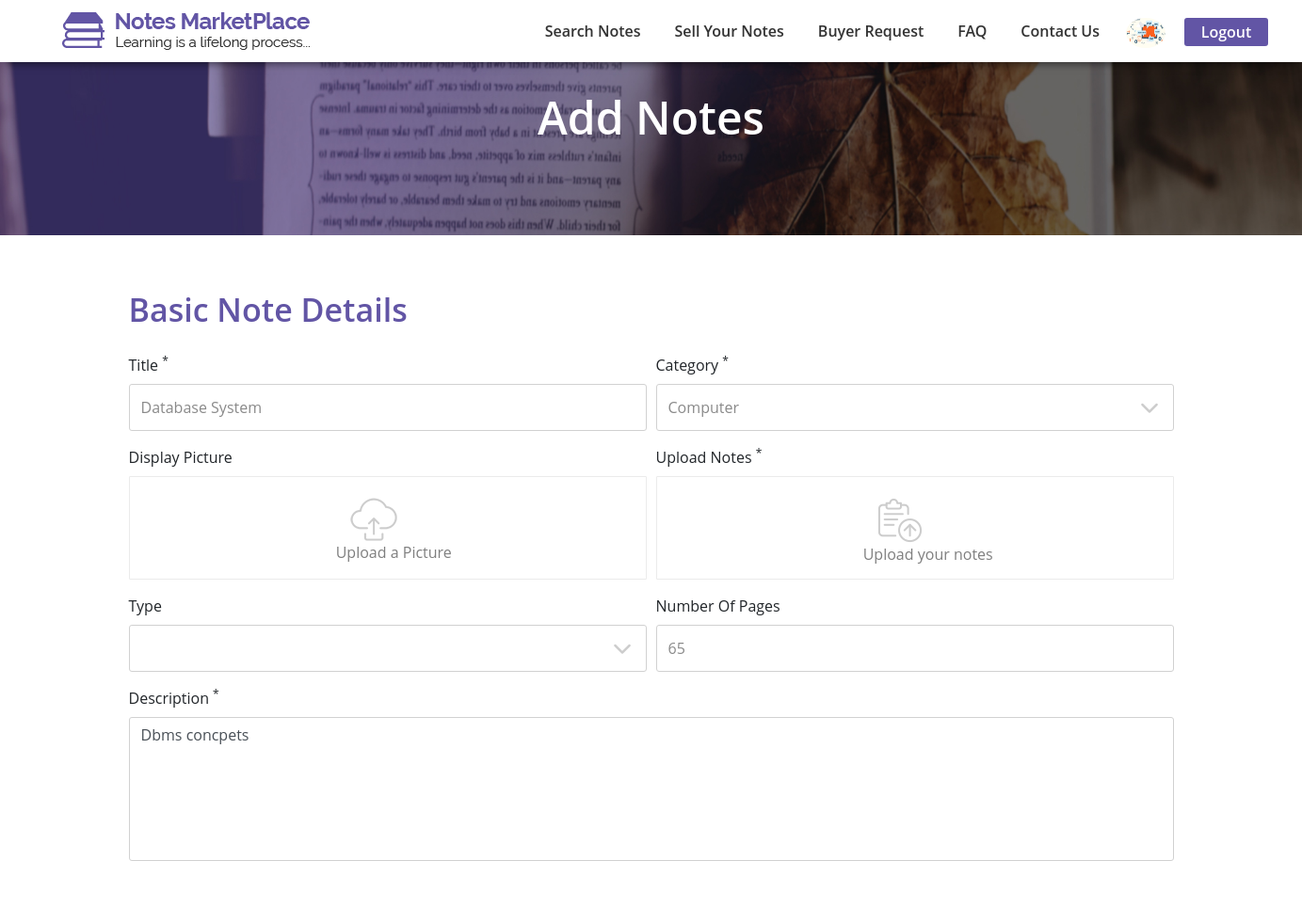
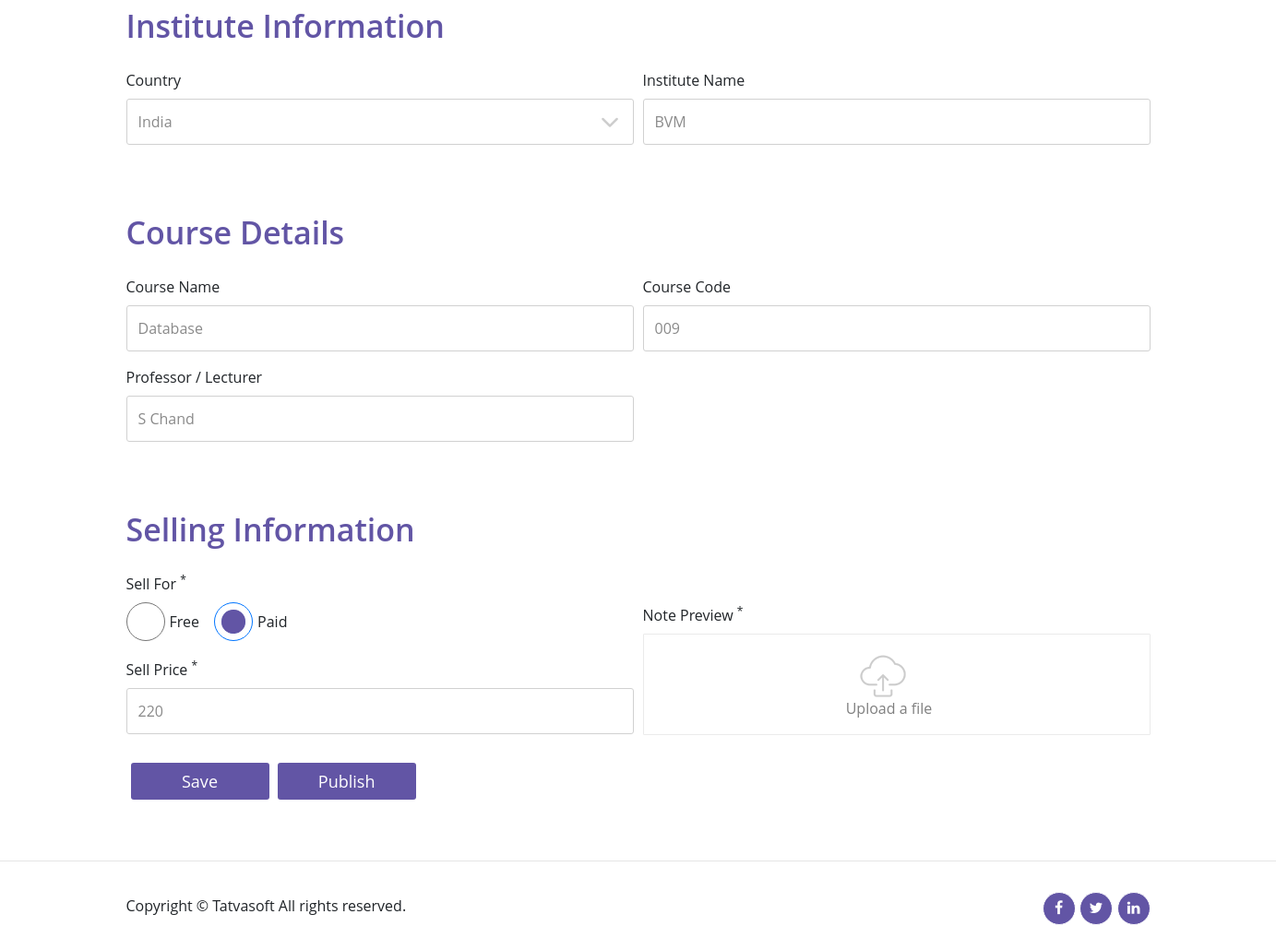
Screenshot of /add-notes.php?id=4 (signed in) with the database file from the repository (2 pictures, top to bottom).
### tables this page shows
CREATE TABLE `user_profile` (
  `id` int(11) NOT NULL,
  `user_id` int(11) NOT NULL,
  `DOB` datetime DEFAULT NULL,
  `Gender` int(11) DEFAULT NULL,
  `SecondaryEmailAddress` varchar(100) NOT NULL,
  `CountryCode` varchar(5) NOT NULL,
  `Phone_number` varchar(20) NOT NULL,
  `Profile_picture` varchar(500) DEFAULT NULL,
  `Addressline_1` varchar(100) NOT NULL,
  `Addressline_2` varchar(100) NOT NULL,
  `City` varchar(50) NOT NULL,
  `State` varchar(50) NOT NULL,
  `Zipcode` varchar(50) NOT NULL,
  `Country` varchar(50) NOT NULL,
  `University` varchar(100) DEFAULT NULL,
  `College` varchar(100) DEFAULT NULL,
  `CreatedDate` datetime DEFAULT NULL,
  `CreatedBy` int(11) DEFAULT NULL,
  `ModifiedDate` datetime DEFAULT NULL,
  `ModifiedBy` int(11) DEFAULT NULL,
  `IsActive` bit(2) NOT NULL DEFAULT b'1'
);

CREATE TABLE `seller_notes` (
  `id` int(11) NOT NULL,
  `seller_id` int(11) NOT NULL,
  `status` int(11) NOT NULL,
  `ActionedBy` int(11) DEFAULT NULL,
  `AdminRemarks` varchar(500) DEFAULT NULL,
  `Published_date` datetime DEFAULT NULL,
  `Title` varchar(100) NOT NULL,
  `Category` int(11) NOT NULL,
  `Display_picture` varchar(500) DEFAULT NULL,
  `Note_type` int(11) DEFAULT NULL,
  `Number_of_pages` int(11) DEFAULT NULL,
  `Description` varchar(500) NOT NULL,
  `University_name` varchar(200) DEFAULT NULL,
  `Country` int(11) DEFAULT NULL,
  `Course` varchar(100) DEFAULT NULL,
  `Course_code` varchar(100) DEFAULT NULL,
  `Professor` varchar(100) DEFAULT NULL,
  `IsPaid` int(11) NOT NULL,
  `Selling_price` decimal(10,0) DEFAULT NULL,
  `NotesPreview` varchar(500) DEFAULT NULL,
  `CreatedDate` datetime DEFAULT NULL,
  `CreatedBy` int(11) DEFAULT NULL,
  `ModifiedDate` datetime DEFAULT NULL,
  `ModifiedBy` int(11) DEFAULT NULL,
  `IsActive` bit(2) NOT NULL DEFAULT b'1'
);

CREATE TABLE `notecategories` (
  `id` int(11) NOT NULL,
  `Name` varchar(100) NOT NULL,
  `Description` varchar(500) NOT NULL,
  `CreatedDate` datetime DEFAULT NULL,
  `CreatedBy` int(11) DEFAULT NULL,
  `ModifiedDate` datetime DEFAULT NULL,
  `ModifiedBy` int(11) DEFAULT NULL,
  `IsActive` bit(2) NOT NULL
);

CREATE TABLE `referencedata` (
  `id` int(11) NOT NULL,
  `Value` varchar(100) NOT NULL,
  `Datavalue` varchar(100) NOT NULL,
  `RefCategory` varchar(100) NOT NULL,
  `CreatedDate` datetime DEFAULT NULL,
  `CreatedBy` int(11) DEFAULT NULL,
  `ModifiedDate` datetime DEFAULT NULL,
  `ModifiedBy` int(11) DEFAULT NULL,
  `IsActive` bit(2) NOT NULL
);

### add-notes.php (the view, shortened to what this page needs)
<?php
include 'includes/connect.php';
include 'includes/functions.php';
if(isset($_REQUEST['id'])){
$id = $_REQUEST['id'];
$sql = mysqli_query($conn,"select `seller_notes`.`id`, `seller_notes`.`Title`,`seller_notes`.`Category`,`seller_notes`.`Country`,`seller_notes`.`Note_type`,`notecategories`.`id` as noteid,`notecategories`.`Name` as notename,`note_types`.`id` as notetypeid,`note_types`.`Name` as notetypename,`seller_notes`.`Number_of_pages`,`seller_notes`.`Description`,`countries`.`id` as countryid,`countries`.`Name` as countryname,`seller_notes`.`University_name`,`seller_notes`.`Course`,`seller_notes`.`Course_code`,`seller_notes`.`Professor`,`seller_notes`.`Selling_price`, `referencedata`.`id` as radioid,`referencedata`.`Value` as radiovalue from `seller_notes` , `referencedata`,`notecategories` , `note_types`  , `countries`  where `seller_notes`.`id` = '$id' AND `seller_notes`.`Category` = `notecategories`.`id`  AND `seller_notes`.`Note_type` = `note_types`.`id` ANd `seller_notes`.`Country` = `countries`.`id` AND `seller_notes`.`IsPaid` = `referencedata`.`id` ");
if(mysqli_num_rows($sql) > 0){
	while($row = mysqli_fetch_array($sql)){
		$title = $row['Title'];
		$catid=$row['noteid'];
		$category=$row['notename'];
		$refid = $row['notetypeid'];
		$notetype = $row['notetypename'];
		$noofpages = $row['Number_of_pages'];
		$desc = $row['Description'];
		$country =$row['countryname'];
		$country_id=$row['countryid'];
		$university =$row['University_name'];
		$course = $row['Course'];
		$code=$row['Course_code'];
		$lecturer = $row['Professor'];
		$radio = $row['radioid'];
		$price=$row['Selling_price'];
	}
}
}
?>
<!DOCTYPE html>
<html lang="en">
<head>
	<link rel="stylesheet" href="css/bootstrap/bootstrap.min.css">
	<link rel="stylesheet" href="css/font-awesome/css/font-awesome.min.css">
	<link rel="stylesheet" href="css/font-awesome/css/font-awesome.css">
	<link rel="stylesheet" href="css/style.css">
	<link rel="stylesheet" href="css/responsive.css">
	</head>
<body class="add-notes">
	<?php include 'header.php'; ?>
<section class="banner">
		<img src="images/User-Profile/banner-with-overlay.jpg" alt="banner" id="bannerImage class="img-responsive>
		<div class="banner-text-center">Add Notes</div>
	</section>
<div class="container">
		<div class="content-box">
			<h3>Basic Note Details</h3>
		</div>
	</div>
	<div class="container">
		<form id="add-notes" action="" method="POST" enctype="multipart/form-data">
		<div class="form-row">
			<div class="form-group col-md-6 col-sm-6">
					<label for="inputEmail4">Title <sup>*</sup></label>
					<input type="text" class="form-control" id="title" placeholder="Enter your notes title" name="title" required
					value = "<?php echo $title; ?>" >
				</div>
				<div class="form-group col-md-6 col-sm-6">
					<label for="inputEmail4">Category <sup>*</sup></label>
					<select id="category" class="form-control select" name="category">
						<option value = "<?php echo $catid ?>" selected><?php echo $category; ?></option>
					</select>
				</div>
        </div>
        <div class="form-row">
        	<div class="col-md-6 col-sm-6 form-group">
        		<label for="inputEmail4">Display Picture</label>
				<div class="choose_file">
						<span style=""><img src="images/User-Profile/upload.png" alt="">
							<p>Upload a Picture</p>
						</span>
					</div>
        	</div>
        	<div class="col-md-6 col-sm-6 form-group">
        		<label for="inputEmail4">Upload Notes <sup>*</sup></label>
					<div class="choose_file">
						<span>
						<img src="images/images/upload-note.png" alt="">
							<p>Upload your notes</p>
						</span>
					</div>
	</div>
        </div>
		<div class="form-row">
			<div class="form-group col-md-6 col-sm-6">
				<label for="inputEmail4">Type</label>
					<select name="notetype" id="type" class="form-control select">
						<option value="<?php echo $refid; ?>"><?php echo $notetype ?></option>
                        <?php fetchNoteTypes(); ?>
					</select>
				</div>
				<div class="form-group col-md-6 col-sm-6">
						<label for="inputEmail4">Number Of Pages</label>
					<input type="text" value="<?php echo $noofpages; ?>" class="form-control" id="noOfPages" name="noofpages" placeholder="Enter number of note pages">
				</div>
		</div>
	<div class="form-row">
		<div class="form-group col-md-12 col-sm-12">
		<label for="">Description <sup>*</sup></label>
			<textarea name="description" id="description" class="textarea form-control"><?php echo $desc; ?></textarea>
		</div>
	</div>
	</div>
	<div class="container">
			<div class="content-box">
				<h3>Institute Information</h3>
			</div>
	</div>
	<div class="container">
		<div class="form-row">
			<div class="form-group col-md-6 col-sm-6">
				<label for="inputEmail4">Country</label>
					<select name="country" id="country" class="form-control select">
						<option value="<?php echo $country_id; ?>" selected><?php echo $country;?></option>
					</select>
				</div>
				<div class="form-group col-md-6 col-sm-6">
						<label for="inputEmail4">Institute Name</label>
					<input type="text" value="<?php echo $university; ?>" name="institute" class="form-control" id="institute" placeholder="Enter your institute name">
				</div>
		</div>
	</div>
	<div class="container">
			<div class="content-box">
				<h3>Course Details</h3>
			</div>
	</div>
	<div class="container">
		<div class="form-row">
			<div class="form-group col-md-6 col-sm-6">
					<label for="inputEmail4">Course Name</label>
					<input type="text" value="<?php echo $course; ?>" name="coursename" class="form-control" id="course" placeholder="Enter your course name">
				</div>
				<div class="form-group col-md-6 col-sm-6">
						<label for="inputEmail4">Course Code</label>
					<input type="text" name="coursecode" value="<?php echo $code; ?>" class="form-control" id="courseCode" placeholder="Enter your course code">
				</div>
				<div class="form-group col-md-6 col-sm-6">
						<label for="inputEmail4">Professor / Lecturer</label>
					<input type="text" name="lecturer" value="<?php echo $lecturer; ?>" class="form-control" id="lecturer" placeholder="Enter your professor name">
				</div>
		</div>
	</div>
	<div class="container">
			<div class="content-box">
				<h3>Selling Information</h3>
			</div>
	</div>
			<div class="container">
				<div class="form-row">
					<div class="form-group col-md-6 col-sm-6 col-12">
						<label for="inputEmail4">Sell For <sup>*</sup></label>
					<br>
					<div class="form-check form-check-inline">
  <input class="form-check-input" type="radio" name="sellFor" id="free" value="5" <?php if ($radio == '5') {echo ' checked ';} else {echo '';} ?> onclick="javascript:FreeorPaid();">
  <label class="form-check-label" for="inlineRadio1">Free</label>
</div>
<div class="form-check form-check-inline">
  <input class="form-check-input" type="radio" name="sellFor" id="paid" value="4" <?php if ($radio == '4') {echo ' checked ';} else {echo '';} ?> onclick="javascript:FreeorPaid();">
  <label class="form-check-label" for="inlineRadio2">Paid</label>
</div>
				</div>
		<div class="form-group col-md-6 col-sm-6 col-12 note-preview">
				<label for="inputEmail4">Note Preview <sup>*</sup></label>
					<div class="choose_file">
						<span>
						<img src="images/User-Profile/upload.png" alt="">
							<p>Upload a file</p>
						</span>
					</div>
		</div>
			<div class="form-group col-md-6 col-sm-6 col-12 sell-price">
				<label for="" id="sellPriceLabel">Sell Price <sup>*</sup></label>
				<input type="text" class="form-control" value="<?php echo $price; ?>" id="sellPrice" name="sellprice" value="0">
			</div>
				</div>
				<button class="btn submit-btn btn-sub" type="submit" name="submit">Save</button>
			<?php
				if(isset($_REQUEST['id'])){
					echo "<button class='btn submit-btn' id='publish'  type='button' data-toggle='modal' data-target='#exampleModal'>Publish</button>";
				}
				else{
					?>
				<button class="btn submit-btn" id="publish" style="display:none;" type="button" data-toggle="modal" data-target="#exampleModal">Publish</button>
<?php } ?>
				</div>
			<hr>
				<footer>
					<div class="container">
						<div class="row">
							<div class="col-md-6">
								<p>Copyright &copy; Tatvasoft All rights reserved.</p>
							</div>
							<div class="col-md-6">
								<div class="social-list text-right">
									<a href="#"><i class="fa fa-facebook"></i></a>
									<a href="#"><i class="fa fa-twitter"></i></a>
									<a href="#"><i class="fa fa-linkedin"></i></a>
								</div>
							</div>
						</div>
					</div>
				</footer>
	</body>
</html>

### header.php (shortened to what this page needs)
<?php
include 'includes/connect.php';
	$class1 = "";
	$class2 = "";
	$class3 = "";
	$class4 = "";
	$class5 = "";
if(isset($_SESSION['userIdentifier'])){
    ?>
    <nav class="navbar navbar-expand-lg fixed-top">
			<a class="navbar-brand" href="#"><img src="images/Login/logo.png" alt=""></a>
			<div class="collapse navbar-collapse" id="navbarSupportedContent">
				<ul class="navbar-nav ml-auto">
					<li class="nav-item <?php echo $class1; ?>">
						<a class="nav-link" href="search.php">Search Notes</a>
					</li>
					<li class="nav-item <?php echo $class2; ?>">
						<a class="nav-link" href="dashboard.php">Sell Your Notes</a>
					</li>
					<li class="nav-item <?php echo $class3; ?>">
						<a class="nav-link" href="buyer-requests.php">Buyer Request</a>
					</li>
					<li class="nav-item <?php echo $class4; ?>">
						<a class="nav-link" href="faq.php">FAQ</a>
					</li>
					<li class="nav-item <?php echo $class5; ?>">
						<a class="nav-link" href="contact-us.php">Contact Us</a>
					</li>
					<li>
						<div class="dropdown">
							<a href="#" id="imageDropdown" data-toggle="dropdown">
								<?php
								$dir="";
							$userid = $_SESSION['userIdentifier'];
							$sql =mysqli_query($conn,"select * from user_profile where user_id = '$userid'");
							while($row=mysqli_fetch_array($sql)){
								$dir = $row['Profile_picture'];
							}
								?>
								<img src="<?php echo $dir; ?>" style="width:42px; height:32px; margin-top:4px;">
							</a>
						</div>
					</li>
					<li class="nav-item">
						<a class="btn nav-btn" href="logout.php" role="button">
							<p>Logout</p>
						</a>
					</li>
				</ul>
			</div>
		</nav>
<?php
}
?>

### css/style.css (style rules this page uses)
body { font-family: "Open Sans", sans-serif; margin: 0px; padding: 0px; }
textarea { resize: none; }
.navbar-nav li { margin-right: 20px; }
.navbar-brand { padding-left: 50px; }
.dropdown img { border-radius: 50%; }
.nav-btn { background-color: #6255a5; width: 89px; height: 30px; border-radius: 3px; font-family: "Open Sans", sans-serif; color: white; position: relative; top: 4px; }
.nav-btn p { color: white; line-height: 16px }
.navbar a { font-family: "Open Sans", sans-serif; font-size: 16px; font-weight: 600; line-height: 20px; color: #333333; -webkit-text-decoration-color: #333333; text-decoration-color: #333333; margin: 0 auto; }
.navbar { -webkit-box-shadow: 0px 8px 8px -6px rgba(0, 0, 0, .5); box-shadow: 0px 8px 8px -6px rgba(0, 0, 0, .5); width: 100%; z-index: 2; position: fixed; top: 0; left: 0; width: 100%; background: white; }
.dropdown a { text-decoration: none; }
footer p { padding-top: 20px; padding-bottom: 20px; }
footer .fa { width: 36px; height: 36px; padding: 8px 10px 15px 0; border-radius: 50%; border: 1px solid white; color: white; background-color: #6255a5; }
footer .fa-facebook { padding-right: 13px; }
footer .social-list { padding-top: 17px; padding-bottom: 20px; }
footer .social-list a { text-decoration: none; }
span { position: relative; bottom: 17px; padding-left: 15px; }
.submit-btn { background-color: #6255a5; width: 150px; height: 30px; border-radius: 3px; color: #fff; font-family: "Open Sans", sans-serif; font-size: 18px; line-height: 2px; border: 1px solid transparent; margin-bottom: 60px; }
.add-notes .banner { height: 250px; width: 100%; }
.add-notes .banner img { width: 100%; height: 250px; overflow: hidden; }
.add-notes .banner { position: relative; text-align: center; color: white; font-family: "Open Sans", sans-serif; font-size: 48px; font-weight: 600; line-height: 52px; color: #ffffff; }
.add-notes .banner-text-center { position: absolute; top: 50%; left: 50%; -webkit-transform: translate(-50%, -50%); transform: translate(-50%, -50%); }
.add-notes .content-box { padding-top: 60px; padding-bottom: 20px; }
.add-notes .content-box h3 { font-family: "Open Sans", sans-serif; font-size: 34px; font-weight: 600; line-height: 38px; color: #6255a5; }
.add-notes input[type=text], input[type=email], input[type=date], .add-notes .select { font-family: "Open Sans", sans-serif; font-size: 16px; font-weight: 400; line-height: 20px; color: #8a8a8a; border: 1px solid #d1d1d1; height: 50px; border-radius: 3px; }
.add-notes .select { overflow: hidden; display: inline-block; background: url(../images/User-Profile/down-arrow.png) no-repeat right white; -webkit-appearance: none; background-position: 97%; }
.add-notes .choose_file { border-radius: 1px; border: #ebebeb solid 1px; color: #7f7f7f; background: white; height: 110px; position: relative; }
.add-notes .choose_file span { position: relative; top: 20%; left: 40%; width: 100%; }
.add-notes .choose_file span p { position: relative; top: 0; width: 40%; left: 0 }
.add-notes .textarea { border: 1px solid #d1d1d1; border-radius: 3px; height: 153px; }
.add-notes input[type='radio'] { width: 42px; height: 42px; border: 1px solid #6255a5; }
.add-notes input[type='radio']:before { content: ''; display: block; width: 60%; height: 60%; margin: 20% auto; border-radius: 50%; }
.add-notes input[type='radio']:checked:before { background: #6255a5; }
.add-notes .sell-price { position: relative; bottom: 65px; }
.add-notes .note-preview { position: relative; top: 34px; }
.add-notes .submit-btn { padding: 0; margin: 0; position: relative; bottom: 50px; width: 150px; height: 40px; margin-left: 5px; }
.banner { height: 250px; width: 100%; }
.banner img { width: 100%; height: 250px; overflow: hidden; }
.banner { position: relative; text-align: center; color: white; font-family: "Open Sans", sans-serif; font-size: 48px; font-weight: 600; line-height: 52px; color: #ffffff; }

### add-notes.php (style rules this page uses)
.add-notes { overflow-x:hidden; }

### rows the page displays
user_profile: Profile_picture (picture)
seller_notes: title "Database System", category "Computer", noofpages "65", description "Dbms concpets", institute "BVM", coursename "Database", coursecode "009", lecturer "S Chand", sellprice "220"
referencedata: sellFor "☑"

### other values shown
form field country "India"
